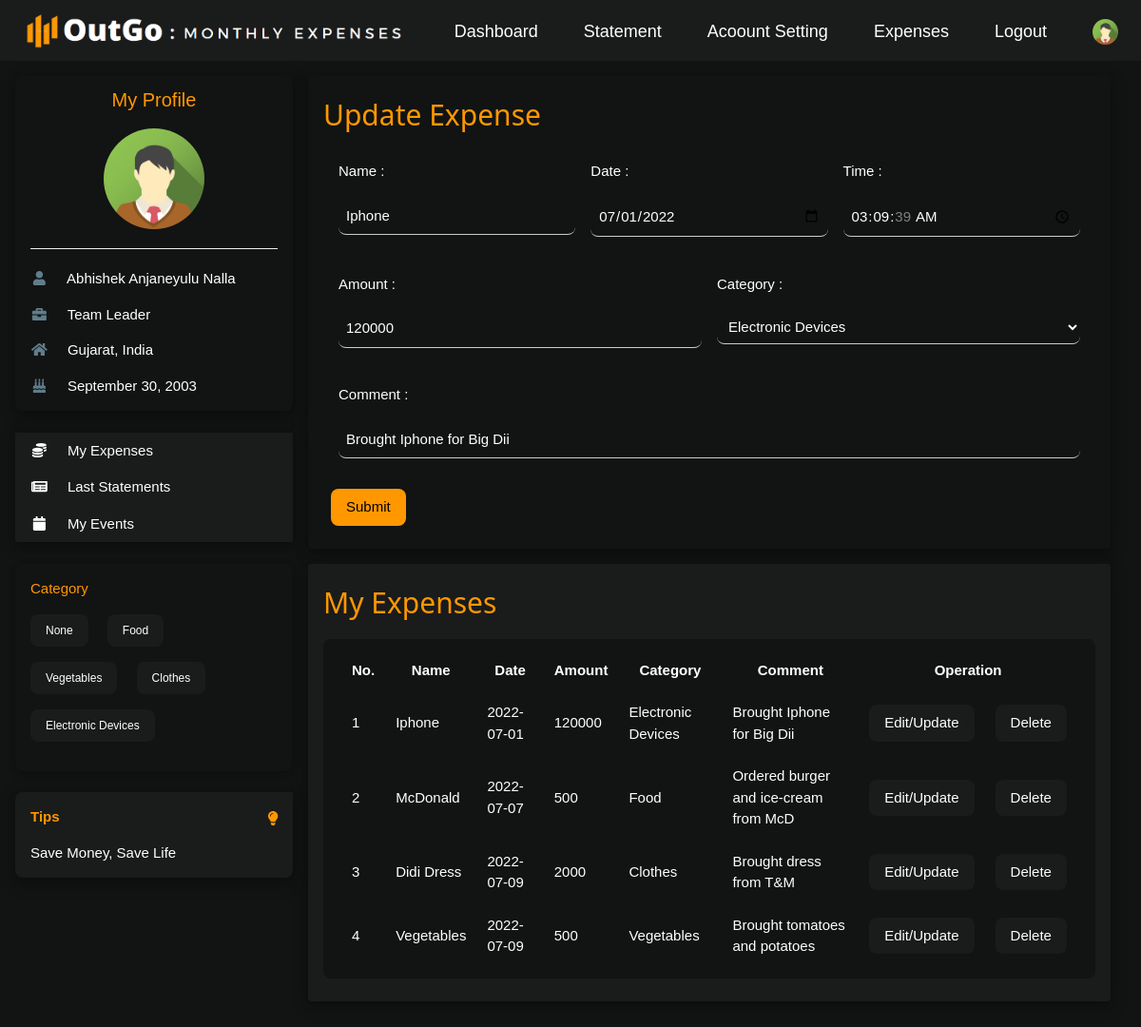
Screenshot of /user/updateexpense.php?name=Iphone&amount=120000&date=2022-07-01 (signed in) with the database file from the repository.
### tables this page shows
CREATE TABLE `tbl_user` (
  `u_id` int(11) NOT NULL,
  `name` varchar(255) DEFAULT NULL,
  `username` varchar(255) DEFAULT NULL,
  `email` varchar(255) NOT NULL,
  `phone_no` varchar(10) DEFAULT NULL,
  `password` varchar(100) NOT NULL,
  `dob` date DEFAULT NULL,
  `age` int(11) DEFAULT NULL,
  `job` varchar(255) DEFAULT NULL,
  `salary` int(11) DEFAULT NULL,
  `expense_limit` int(11) DEFAULT NULL,
  `address` varchar(255) DEFAULT NULL,
  `city` varchar(255) DEFAULT NULL,
  `state` varchar(255) DEFAULT NULL,
  `country` varchar(255) DEFAULT NULL,
  `bio` varchar(510) DEFAULT NULL,
  `log` int(11) NOT NULL DEFAULT 0,
  `joined_since` date DEFAULT NULL
);

CREATE TABLE `tbl_category` (
  `c_id` int(11) NOT NULL,
  `cname` varchar(255) NOT NULL,
  `createdAt` date NOT NULL
);

CREATE TABLE `tbl_tips` (
  `t_id` int(11) NOT NULL,
  `msg` varchar(255) NOT NULL
);

CREATE TABLE `tbl_expenses` (
  `e_id` int(11) NOT NULL,
  `u_id` int(11) NOT NULL,
  `ename` varchar(255) NOT NULL,
  `date` date NOT NULL,
  `time` time DEFAULT NULL,
  `amount` varchar(10) NOT NULL,
  `category` varchar(255) NOT NULL,
  `comment` varchar(255) DEFAULT NULL
);

### user/updateexpense.php (the view, shortened to what this page needs)
<?php
    if(isset($_SESSION['user']))
    {
        include '../connection.php';
        $userId=$_SESSION['user'];
        $userDetails="SELECT * FROM tbl_user WHERE u_id='$userId'";
        $userDetailsResult=mysqli_query($conn,$userDetails);
        $userInfo=mysqli_fetch_assoc($userDetailsResult);
        $userName=$userInfo['name'];
        $userJob=$userInfo['job'];
        $userState=$userInfo['state'];
        $userCountry=$userInfo['country'];
        $dob=$userInfo['dob'];
        $date1=date_create($dob);
        $dob=date_format($date1,"F d, Y");
        $fetchCategory="SELECT * FROM tbl_category";
        $fetchCategoryResult=mysqli_query($conn,$fetchCategory);
        $allCategory=mysqli_fetch_all($fetchCategoryResult,MYSQLI_ASSOC);
        $myExpenses="SELECT * FROM tbl_expenses WHERE u_id='$userId' ORDER BY date ASC";
        $myExpensesResult=mysqli_query($conn,$myExpenses);
        $allExpenses=mysqli_fetch_all($myExpensesResult,MYSQLI_ASSOC);
        $index=0;
        ?>
<!DOCTYPE html>
<html>
<head>
    <link rel="stylesheet" href="../dj-style.css">
    <link rel="stylesheet" href="https://cdnjs.cloudflare.com/ajax/libs/font-awesome/4.7.0/css/font-awesome.min.css">
</head>
<body class="dj-premium">
    <div class="dj-top">
        <div class="dj-bar dj-silver dj-left-align dj-large">
            <a href="dashboard.php" class="dj-bar-item dj-padding-large"><img src="../images/1111.png" width="400rem"
                    height="40rem"></a>
            <a href="#" class="dj-bar-item dj-hide-small dj-right dj-padding-large dj-remove-underline"
                style="margin-top: 0.5rem;" title="My Account">
                <img src="../images/avatar.png" class="dj-circle" style="height:27px;width:27px" alt="Avatar">
            </a>
            <a href="../logout.php" class="dj-bar-item dj-hide-small dj-padding-large dj-remove-underline dj-right"
                style="margin-top: 0.5rem;" title="Logout">Logout</a>
            <a href="myexpenses.php" class="dj-bar-item dj-hide-small dj-padding-large dj-remove-underline dj-right"
                style="margin-top: 0.5rem;" title="Expenses">Expenses</a>
            <a href="#" class="dj-bar-item dj-hide-small dj-padding-large dj-remove-underline dj-right"
                style="margin-top: 0.5rem;" title="Account Settings">Acoount Setting</a>
            <a href="statement.php" class="dj-bar-item dj-hide-small dj-padding-large dj-remove-underline dj-right"
                style="margin-top: 0.5rem;" title="Statement">Statement</a>
            <a href="dashboard.php" class="dj-bar-item dj-hide-small dj-padding-large dj-remove-underline dj-right"
                style="margin-top: 0.5rem;" title="Statement">Dashboard</a>
        </div>
    </div>
    <div class="dj-container dj-content" style="max-width:1400px;margin-top:80px">
        <div class="dj-row">
            <div class="dj-col m3">
                <div class="dj-card-4 dj-round-large dj-premium dj-hover-shadow-white">
                    <div class="dj-container">
                        <h4 class="dj-center dj-text-orange"><a href="myprofile.php" style="text-decoration: none;">My
                                Profile</a></h4>
                        <p class="dj-center"><img src="../images/avatar.png" class="dj-circle"
                                style="height:106px;width:106px" alt="Avatar"></p>
                        <hr>
                        <p><i class="fa fa-user fa-fw dj-margin-right dj-text-theme"></i> <?php echo $userName; ?></p>
                        <p><i class="fa fa-briefcase fa-fw dj-margin-right dj-text-theme"></i> <?php echo $userJob; ?>
                        </p>
                        <p><i class="fa fa-home fa-fw dj-margin-right dj-text-theme"></i>
                            <?php echo "$userState, ".$userCountry; ?></p>
                        <p><i class="fa fa-birthday-cake fa-fw dj-margin-right dj-text-theme"></i> <?php echo $dob; ?>
                        </p>
                    </div>
                </div>
                <br>
                <div class="dj-card-4 dj-round-large dj-hover-shadow-white">
                    <div class="dj-silver">
                        <button onclick="myFunction('Demo1')" class="dj-button dj-block dj-left-align"><i
                                class="fa fa-coins fa-fw dj-margin-right"></i> My Expenses</button>
                        <button onclick="myFunction('Demo2')" class="dj-button dj-block dj-left-align"><i
                                class="fa fa-newspaper fa-fw dj-margin-right"></i> Last Statements</button>
                        <button onclick="myFunction('Demo3')" class="dj-button dj-block dj-left-align"><i
                                class="fa fa-calendar fa-fw dj-margin-right"></i> My Events</button>
                    </div>
                </div>
                <br>
                <div class="dj-card dj-round-large dj-premium dj-hide-small dj-hover-shadow-white">
                    <div class="dj-container">
                        <p class="dj-text-orange">Category</p>
                        <p>
                            <?php
                            foreach($allCategory as $cat)
                            {
                                $ca_name=$cat['cname'];
                            ?>
                            <span
                                class="dj-tag dj-small dj-silver dj-round-large dj-padding dj-margin-bottom dj-margin-right"><?php echo $ca_name; ?></span>
                            <?php
                            }
                            ?>
                        </p>
                    </div>
                </div>
                <br>
                <div
                    class="dj-container dj-display-container dj-round-large dj-silver dj-card-4 dj-margin-bottom dj-hide-small dj-hover-shadow-white">
                    <span onclick="this.parentElement.style.display='none'" class="dj-button dj-display-topright">
                        <i class="fa fa-lightbulb dj-text-orange" style="margin-top: 12px;"></i>
                    </span>
                    <?php
                        $views=$_SESSION['views'];
                        $sql="SELECT * FROM tbl_tips WHERE t_id='$views'";
                        $result=mysqli_query($conn,$sql);
                        $num=mysqli_num_rows($result);
                        if($num)
                        {
                            $sql="SELECT * FROM tbl_tips WHERE t_id='$views'";
                            $result=mysqli_query($conn,$sql);
                            $allTips=mysqli_fetch_assoc($result);
                            ?>
                            <p class="dj-text-orange"><strong>Tips</strong></p>
                            <p><?php echo $allTips['msg']; ?></p>
                            <?php
                        }
                    ?>
                </div>
            </div>
            <div class="dj-col m9">
                <div class="dj-row-padding">
                    <div class="dj-col m12">
                        <div class="dj-card-4 dj-round dj-hover-shadow-white">
                            <div class="dj-container dj-padding dj-margin-bottom">
                                <h2 class="dj-text-orange">Update Expense </h2>
                                <?php
                                    $ex_name = $_GET['name'];
                                    $ex_amount = $_GET['amount'];
                                    $ex_date = $_GET['date'];
                                    $mySelectedExpenses="SELECT category,time,comment FROM tbl_expenses WHERE u_id='$userId' AND ename='$ex_name' AND amount='$ex_amount' AND date='$ex_date'";
                                    $mySelectedExpensesResult=mysqli_query($conn,$mySelectedExpenses);
                                    while($seletctedExpenses = mysqli_fetch_assoc($mySelectedExpensesResult)){
                                        $ex_category = $seletctedExpenses['category'];
                                        $ex_time = $seletctedExpenses['time'];
                                        $ex_comment = $seletctedExpenses['comment'];
                                    }
                                ?>
                                <form action="" method="post">
                                    <div class="dj-row-padding">
                                        <div class="dj-third">
                                            <span class="dj-left dj-padding-16">Name :</span>
                                            <input type="text" class="dj-input dj-round-large dj-premium" name="name"
                                                value="<?php echo $ex_name; ?>" required>
                                        </div>
                                        <div class="dj-third">
                                            <span class="dj-left dj-padding-16">Date :</span>
                                            <input type="date" value="<?php echo $ex_date; ?>"
                                                placeholder="<?php echo $ex_date; ?>"
                                                class="dj-input dj-round-large dj-premium" name="date" required>
                                        </div>
                                        <div class="dj-third">
                                            <span class="dj-left dj-padding-16">Time :</span>
                                            <input type="time" value="<?php echo $ex_time;  ?>"
                                                class="dj-input dj-round-large dj-premium" name="time">
                                        </div>
                                    </div><br>
                                    <div class="dj-row-padding">
                                        <div class="dj-half">
                                            <span class="dj-left dj-padding-16">Amount :</span>
                                            <input type="number" class="dj-input dj-round-large dj-premium"
                                                name="amount" value="<?php echo $ex_amount; ?>" required>
                                        </div>
                                        <div class="dj-half">
                                            <span class="dj-left dj-padding-16">Category :</span>
                                            <select class="dj-input dj-round-large dj-premium" name="category" required>
                                                <?php
                                                foreach($allCategory as $cat)
                                                {
                                                ?>
                                                <option value="<?php echo $ex_category; ?>" selected disabled hidden>
                                                    <?php echo $ex_category; ?>
                                                </option>
                                                <?php
                                                }
                                                ?>
                                            </select>
                                        </div>
                                        <div class="dj-row-padding">
                                            <br>
                                            <span class="dj-left dj-padding-16">Comment :</span>
                                            <input type="text" class="dj-input dj-round-large dj-premium" name="comment"
                                                value="<?php echo $ex_comment; ?>" required>
                                        </div>
                                        <button name="btnupdateexpn"
                                            class="dj-margin-top-32 dj-margin-bottom dj-button dj-orange dj-round-large">Submit</button>
                                </form>
                            </div>
                        </div>
                    </div>
                    <div class="dj-card-4 dj-round dj-silver dj-hover-shadow-white">
                        <div class="dj-container dj-padding dj-margin-bottom">
                            <h2 class="dj-text-orange">My Expenses </h2>
                            <table
                                class="dj-premium dj-margin-top dj-padding dj-round-large dj-hover-shadow-white dj-margin-bottom"
                                cellpadding="8" cellspacing="6">
                                <tr>
                                    <th>No.</th>
                                    <th>Name</th>
                                    <th>Date</th>
                                    <th>Amount</th>
                                    <th>Category</th>
                                    <th>Comment</th>
                                    <th colspan="2">Operation</th>
                                </tr>
                                <?php
                                        foreach($allExpenses as $expenseresult)
                                        {
                                            $index++;
                                    ?>
                                <tr>
                                    <td><?php echo $index; ?></td>
                                    <td><?php echo $expenseresult['ename']; ?></td>
                                    <td><?php echo $expenseresult['date']; ?></td>
                                    <td><?php echo $expenseresult['amount']; ?></td>
                                    <td><?php echo $expenseresult['category']; ?></td>
                                    <td><?php echo $expenseresult['comment']; ?></td>
                                    <td><a href="updateexpense.php?name=<?php echo $expenseresult['ename']; ?>&amount=<?php echo $expenseresult['amount']; ?>&date=<?php echo $expenseresult['date']; ?>"
                                            class="dj-button dj-silver dj-round-large">Edit/Update</a></td>
                                    <td><a href="deleteexpense.php?name=<?php echo $expenseresult['ename']; ?>&amount=<?php echo $expenseresult['amount']; ?>"
                                            class="dj-button dj-silver dj-round-large">Delete</a></td>
                                </tr>
                                <?php
                                        }
                                    ?>
                            </table>
                        </div>
                    </div>
                </div>
            </div>
        </div>
    </div>
    <br>
</body>
</html>
<?php
}
else
{
	header("location: ../login.php");
}
?>

### rows the page displays
tbl_user: name "Abhishek Anjaneyulu Nalla", job "Team Leader", state "Gujarat", country "India", dob "September 30, 2003"
tbl_category: cname "None"
tbl_category: cname "Food"
tbl_category: cname "Vegetables"
tbl_category: cname "Clothes"
tbl_category: cname "Electronic Devices"
tbl_tips: msg "Save Money, Save Life"
tbl_expenses: time "03:09:39", comment "Brought Iphone for Big Dii", ename "Iphone", date "2022-07-01", amount "120000", category "Electronic Devices"
tbl_expenses: ename "McDonald", date "2022-07-07", amount "500", category "Food", comment "Ordered burger and ice-cream from McD"
tbl_expenses: ename "Didi Dress", date "2022-07-09", amount "2000", category "Clothes", comment "Brought dress from T&M"
tbl_expenses: ename "Vegetables", date "2022-07-09", amount "500", category "Vegetables", comment "Brought tomatoes and potatoes"

### other values shown
form field category "Electronic Devices"
